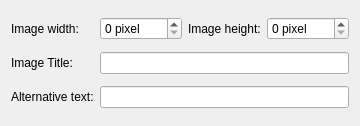
<ui version="4.0" >
 <class>EditImageBase</class>
 <widget class="QWidget" name="EditImageBase" >
  <property name="geometry" >
   <rect>
    <x>0</x>
    <y>0</y>
    <width>344</width>
    <height>126</height>
   </rect>
  </property>
  <property name="windowTitle" >
   <string comment="verb, to modify selected image attributes." >Edit image properties</string>
  </property>
  <layout class="QGridLayout" name="gridLayout" >
   <item row="0" column="0" >
    <widget class="QLabel" name="labelWidth" >
     <property name="text" >
      <string comment="noun, with of the image in pixels." >Image width:</string>
     </property>
    </widget>
   </item>
   <item row="0" column="1" >
    <widget class="KIntSpinBox" name="spinboxWidth" >
     <property name="buttonSymbols" >
      <enum>QAbstractSpinBox::UpDownArrows</enum>
     </property>
     <property name="suffix" >
      <string> pixel</string>
     </property>
     <property name="maximum" >
      <number>2000</number>
     </property>
    </widget>
   </item>
   <item row="0" column="3" >
    <widget class="KIntSpinBox" name="spinboxHeight" >
     <property name="suffix" >
      <string> pixel</string>
     </property>
     <property name="prefix" >
      <string/>
     </property>
     <property name="maximum" >
      <number>2000</number>
     </property>
     <property name="singleStep" >
      <number>1</number>
     </property>
    </widget>
   </item>
   <item row="1" column="0" >
    <widget class="QLabel" name="labelTitle" >
     <property name="text" >
      <string>Image Title:</string>
     </property>
    </widget>
   </item>
   <item row="2" column="0" >
    <widget class="QLabel" name="labelAltText" >
     <property name="text" >
      <string comment="the alternative text which is displayed to the user, if the image can not be loaded." >Alternative text:</string>
     </property>
    </widget>
   </item>
   <item row="0" column="2" >
    <widget class="QLabel" name="labelHeight" >
     <property name="text" >
      <string comment="noun, height of the image in pixels." >Image height:</string>
     </property>
    </widget>
   </item>
   <item row="1" column="1" colspan="3" >
    <widget class="KLineEdit" name="txtTitle" >
     <property name="showClearButton" stdset="0" >
      <bool>true</bool>
     </property>
    </widget>
   </item>
   <item row="2" column="1" colspan="3" >
    <widget class="KLineEdit" name="txtAltText" >
     <property name="showClearButton" stdset="0" >
      <bool>true</bool>
     </property>
    </widget>
   </item>
  </layout>
 </widget>
 <customwidgets>
  <customwidget>
   <class>KIntSpinBox</class>
   <extends>QSpinBox</extends>
   <header>knuminput.h</header>
  </customwidget>
  <customwidget>
   <class>KLineEdit</class>
   <extends>QLineEdit</extends>
   <header>klineedit.h</header>
  </customwidget>
 </customwidgets>
 <resources/>
 <connections/>
</ui>
